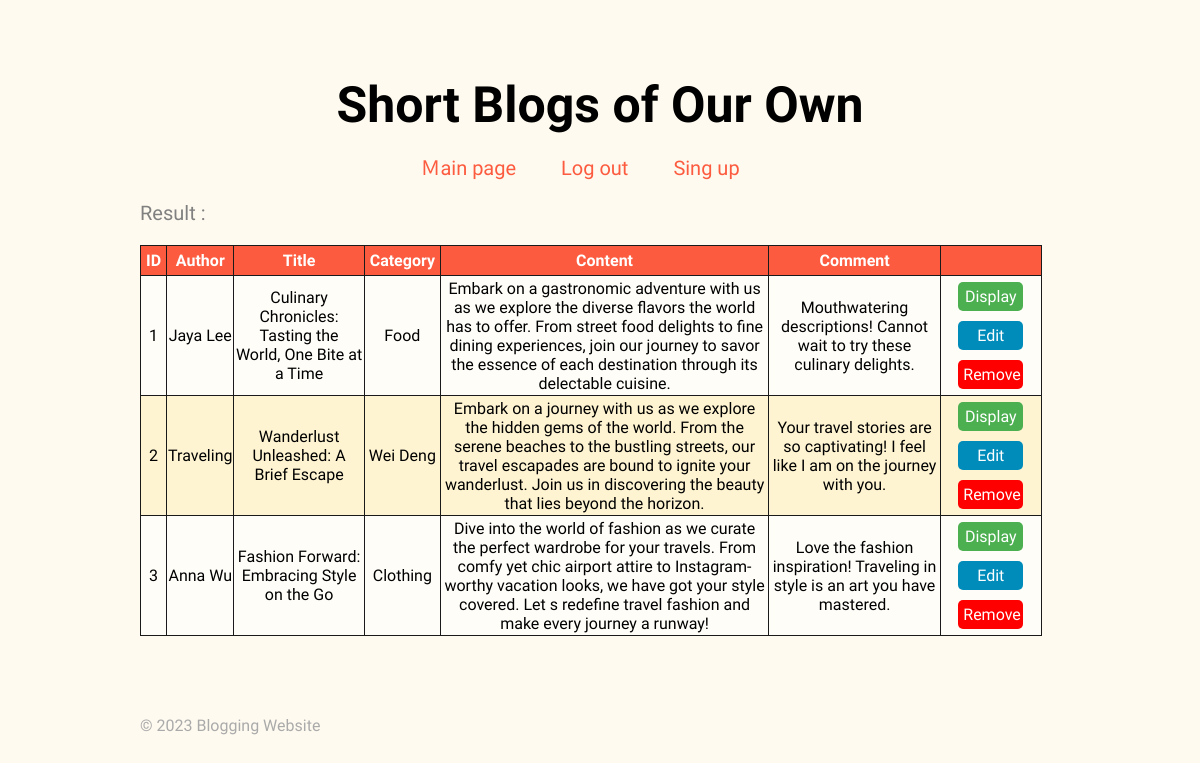
/server/filtercategory.php, run on an earlier commit of the app's database.
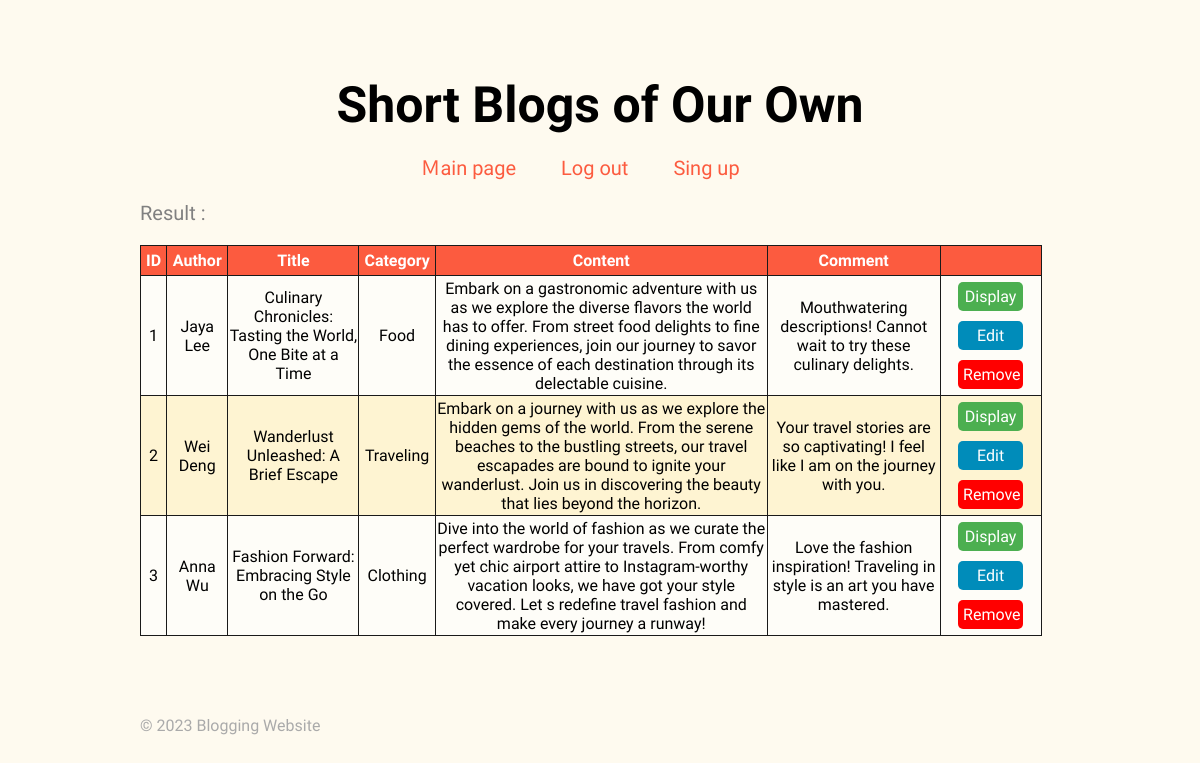
And on a later commit of the database.
### tables this page shows
CREATE TABLE IF NOT EXISTS `shortblogs` (
  `id` int(100) NOT NULL AUTO_INCREMENT,
  `title` varchar(255) NOT NULL,
  `author` varchar(100) NOT NULL,
  `category` varchar(255) NOT NULL,
  `content` varchar(1000) NOT NULL,
  `comment` varchar(500), 
  PRIMARY KEY (`id`)
);

### server/filtercategory.php (the view, shortened to what this page needs)
<!DOCTYPE html>
<html lang="en">
<head>
<link rel="stylesheet" href="/A02-organized/blogstyle.css" />
</head>
<body>
<?php
include "headerEm.php" ;
$db = db_connect();
if(isset($_GET['category'])){
    $category = $_GET['category'];
    $sql = "SELECT * FROM shortblogs WHERE category= $category";
    $result_set = mysqli_query($db, $sql);
}
else{
    $sql = "SELECT * FROM shortblogs";
    $result_set = mysqli_query($db, $sql);
}
?>
<div id="content">
<p style="font-size: 20px; margin-bottom: 20px; color: gray;">Result :</p>
<table class="list">
  	  <tr>
        <th >ID</th>
        <th >Author</th>
        <th >Title</th>
        <th >Category</th>
  	    <th >Content</th>
        <th >Comment</th>
  	    <th colspan="3">&nbsp;</th>
  	  </tr>
      <?php while($results = mysqli_fetch_assoc($result_set)) { ?>
      <tr>
        <td><?php echo $results['id']; ?></td>
        <td><?php echo $results['author']; ?></td>
        <td><?php echo $results['title']; ?></td>
        <td><?php echo $results['category'] ; ?></td>
    	  <td><?php echo $results['content']; ?></td>
        <td><?php echo $results['comment']; ?></td>
        <td colspan="3">
          <a class="action action-display" style="width: 55px;" href="<?php echo "show.php?id=" . $results['id']; ?>">Display</a>
          <a class="action action-edit" style="width: 55px;" href="<?php echo "edit.php?id=" . $results['id']; ?>">Edit</a>
          <a class="action action-remove" style="width: 55px;" href="<?php echo "delete.php?id=" . $results['id']; ?>">Remove</a>
    	</tr>
      <?php } ?>
  </table>
  <?php include("footerEm.php"); ?>
</body>
</html>

What changed in the data, as far as the page shows it:
changed shortblogs "Wei Deng": author "Traveling" → "Wei Deng"; category "Wei Deng" → "Traveling"
